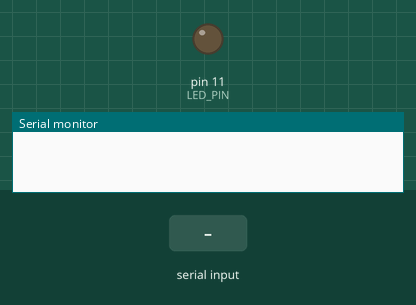
Simulated run of this sketch. Board: Arduino Uno, built with avr-gcc and run on an emulated ATmega328P. Parts: output pins drawn as LEDs (lit = HIGH), the last lines printed to the serial monitor. The test bench sets the inputs (shaded band).

Above: at 1.2 s.
1.3 s: "90,45\n" received over Serial
At 1.8 s:
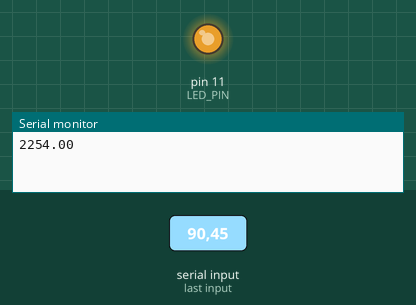
2.8 s: "30,150\n" received over Serial
At 4.0 s:
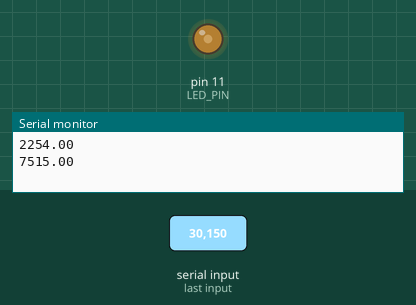
4.3 s: "5\n" received over Serial
At 5.1 s:
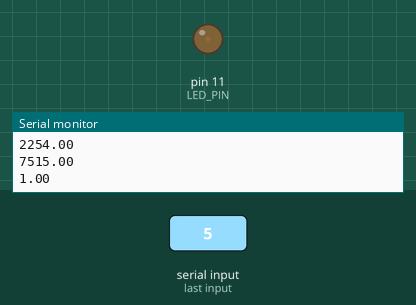
Timing chart, 0 to 7.3 s (numbered marks = the images above; inputs shaded):
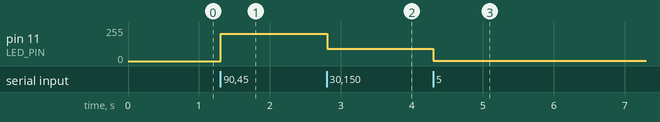

The sketch:

Slave.ino
```cpp
#define LED_PIN 11
float brightness = 0;
int potValue;
String buff;
void setup()
{
  Serial.begin(9600);
  pinMode(LED_PIN,OUTPUT);
}

void loop()
{
  if (Serial.available() > 0)
  {
    char inByte = Serial.read();

    if(('0'<= inByte) && (inByte <= '9'))
    {
      buff += inByte;
    }

    if(inByte == '\n')
    {
      potValue = buff.toInt();
      brightness = map(potValue,0,1023,0,255);
      Serial.println(brightness);
      analogWrite(LED_PIN,brightness);
      buff = "";
    }
  }
}
```

Measured:
- after the input at 1.3 s, pin 11 (LED_PIN): 0/255 → 206/255 at once
- after the input at 2.8 s, pin 11 (LED_PIN): 206/255 → 91/255 at once
- after the input at 4.3 s, pin 11 (LED_PIN): 91/255 → 1/255 at once
